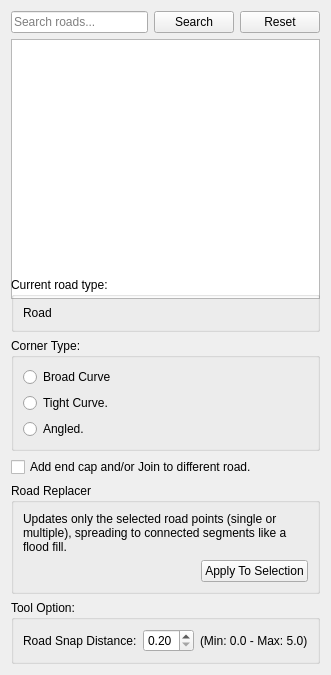
<?xml version="1.0" encoding="UTF-8"?>
<ui version="4.0">
 <class>WBQtRoadPanel</class>
 <widget class="QWidget" name="WBQtRoadPanel">
  <property name="geometry">
   <rect>
    <x>0</x>
    <y>0</y>
    <width>320</width>
    <height>620</height>
   </rect>
  </property>
  <property name="windowTitle">
   <string>Road Options</string>
  </property>
  <layout class="QVBoxLayout" name="rootLayout" stretch="0,3,0,0,0,0,0">
   <item>
    <layout class="QHBoxLayout" name="searchRow" stretch="1,0,0">
     <item>
      <widget class="QLineEdit" name="search">
       <property name="placeholderText">
        <string>Search roads...</string>
       </property>
      </widget>
     </item>
     <item>
      <widget class="QPushButton" name="searchBtn">
       <property name="text">
        <string>Search</string>
       </property>
      </widget>
     </item>
     <item>
      <widget class="QPushButton" name="resetBtn">
       <property name="text">
        <string>Reset</string>
       </property>
      </widget>
     </item>
    </layout>
   </item>
   <item>
    <widget class="QTreeWidget" name="tree">
     <property name="sizePolicy">
      <sizepolicy hsizetype="Preferred" vsizetype="Expanding">
       <horstretch>0</horstretch>
       <verstretch>0</verstretch>
      </sizepolicy>
     </property>
     <property name="minimumSize">
      <size>
       <width>0</width>
       <height>260</height>
      </size>
     </property>
     <property name="headerHidden">
      <bool>true</bool>
     </property>
    </widget>
   </item>
   <item>
    <widget class="QGroupBox" name="curBox">
     <property name="title">
      <string>Current road type:</string>
     </property>
     <layout class="QVBoxLayout" name="curLay">
      <item>
       <widget class="QLabel" name="nameLabel">
        <property name="text">
         <string>Road</string>
        </property>
       </widget>
      </item>
     </layout>
    </widget>
   </item>
   <item>
    <widget class="QGroupBox" name="cornerBox">
     <property name="title">
      <string>Corner Type:</string>
     </property>
     <layout class="QVBoxLayout" name="cornerLay">
      <item>
       <widget class="QRadioButton" name="broad">
        <property name="text">
         <string>Broad Curve</string>
        </property>
       </widget>
      </item>
      <item>
       <widget class="QRadioButton" name="tight">
        <property name="text">
         <string>Tight Curve.</string>
        </property>
       </widget>
      </item>
      <item>
       <widget class="QRadioButton" name="angled">
        <property name="text">
         <string>Angled.</string>
        </property>
       </widget>
      </item>
     </layout>
    </widget>
   </item>
   <item>
    <widget class="QCheckBox" name="join">
     <property name="text">
      <string>Add end cap and/or Join to different road.</string>
     </property>
    </widget>
   </item>
   <item>
    <widget class="QGroupBox" name="replacerBox">
     <property name="title">
      <string>Road Replacer</string>
     </property>
     <layout class="QVBoxLayout" name="replacerLay">
      <item>
       <widget class="QLabel" name="replacerText">
        <property name="text">
         <string>Updates only the selected road points (single or multiple), spreading to connected segments like a flood fill.</string>
        </property>
        <property name="wordWrap">
         <bool>true</bool>
        </property>
       </widget>
      </item>
      <item alignment="Qt::AlignRight">
       <widget class="QPushButton" name="applyBtn">
        <property name="text">
         <string>Apply To Selection</string>
        </property>
       </widget>
      </item>
     </layout>
    </widget>
   </item>
   <item>
    <widget class="QGroupBox" name="snapBox">
     <property name="title">
      <string>Tool Option:</string>
     </property>
     <layout class="QHBoxLayout" name="snapRow" stretch="0,1,0">
      <item>
       <widget class="QLabel" name="snapLabel">
        <property name="text">
         <string>Road Snap Distance:</string>
        </property>
       </widget>
      </item>
      <item>
       <widget class="QDoubleSpinBox" name="snap">
        <property name="decimals">
         <number>2</number>
        </property>
        <property name="minimum">
         <double>0.200000000000000</double>
        </property>
        <property name="maximum">
         <double>5.000000000000000</double>
        </property>
        <property name="singleStep">
         <double>0.100000000000000</double>
        </property>
       </widget>
      </item>
      <item>
       <widget class="QLabel" name="snapHintLabel">
        <property name="text">
         <string>(Min: 0.0 - Max: 5.0)</string>
        </property>
       </widget>
      </item>
     </layout>
    </widget>
   </item>
  </layout>
 </widget>
 <resources/>
 <connections/>
</ui>
